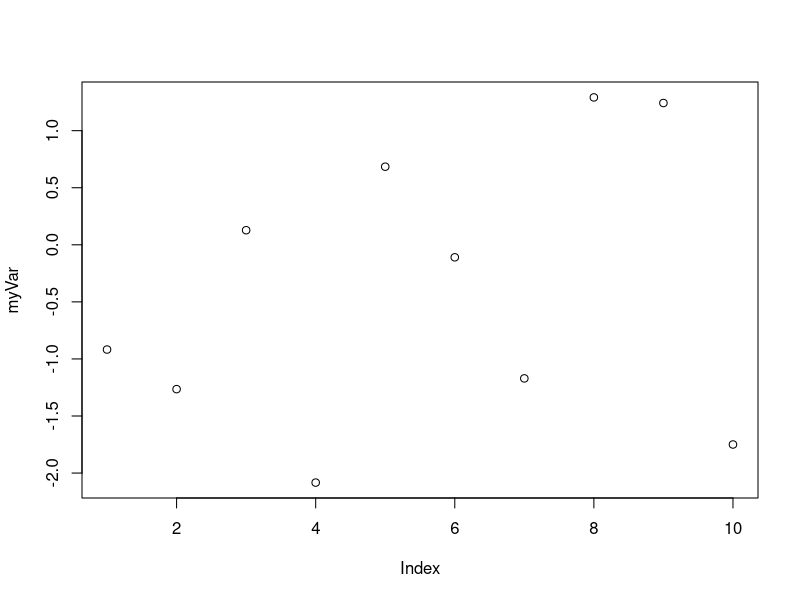

Reproduce this figure in R.
## ---- chunk 1
myVar <- rnorm(10)
plot(myVar)
## ---- chunk 2
# A demo of dynamic CSV processing
## ---- chunk 3
# Same chart different data
## ---- chunk 4
1:3
c("red","blue","orange")
## ---- chunk 5
data.frame(a=1:2,b=c("blue","red"))
## ---- chunk 6
list(a=1:2,
     b=c("blue","red"), 
     df=data.frame(a=1:2,b=c("blue","red")))
## ---- chunk 7
Sys.Date()
sum(1:3)
## ---- chunk 8
Sys.Date
## ---- chunk 9
LETTERS[1]
LETTERS[1:3]
LETTERS[-1]
LETTERS[-13:-1]
LETTERS[c(TRUE,FALSE)]
## ---- chunk 10
myDF<-data.frame(a=1:3, b=2:4, c=3:5)
myDF[1,]
myDF[,-1]
myDF[1,1]
myDF[1:2,]
myDF[c(TRUE,FALSE,TRUE),]
myDF[,"a"]
## ---- chunk 11
LETTERS[LETTERS<"T"]
myDF[myDF$a<=2,]
## ---- chunk 12
myVec<-LETTERS[1:3]
myVec[1]<-"Z"
myVec

myDF[1, ]<- 1:3
myDF
## ---- chunk 13
myVec<-myVec[-2]
myVec

myDF<-myDF[-3,-1]
myDF
